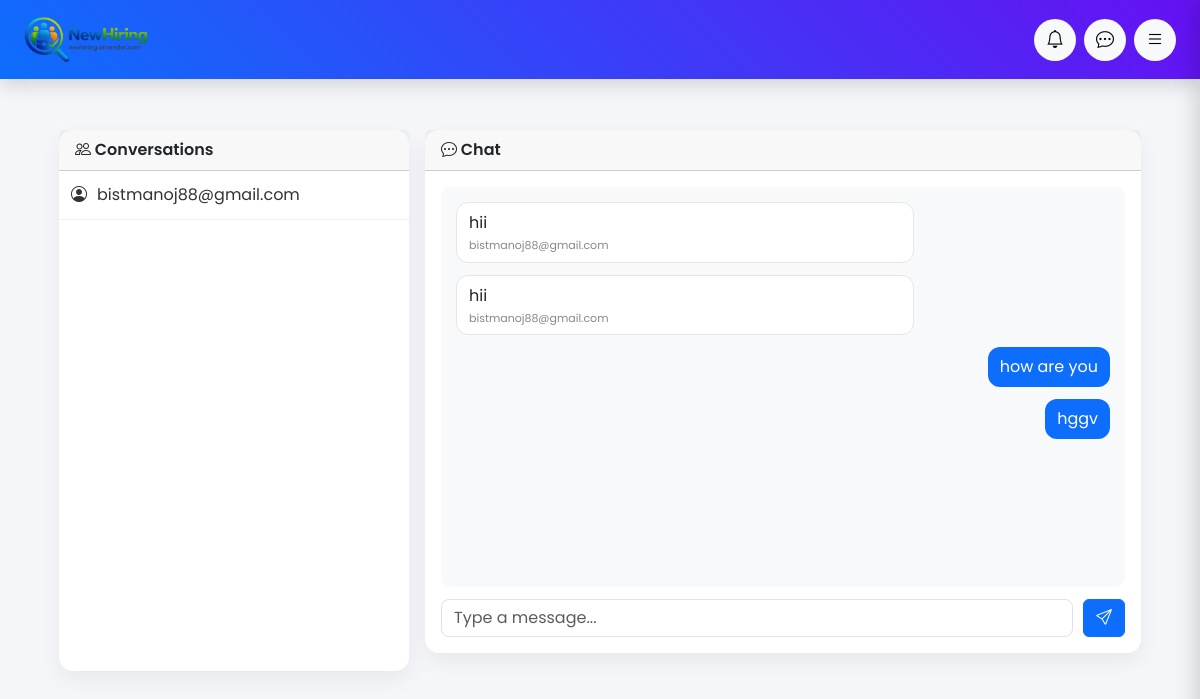
/chat/?user_id=3 (signed in), run on the app's committed database.
### app/models/user.py (models this page shows, shortened)
class User(db.Model):
    __tablename__ = "users"
    id = db.Column(db.Integer, primary_key=True)
    email = db.Column(db.String(120), unique=True, nullable=False)
    password = db.Column(db.String(255), nullable=False)
    role = db.Column(
        db.String(50),
        nullable=False,
        default="candidate"
    )
    is_verified = db.Column(
        db.Boolean,
        default=False
    )
    verification_requested = db.Column(
        db.Boolean,
        default=False
    )
    verification_type = db.Column(
        db.String(50)
    )

### app/models/chat.py (models this page shows)
class Chat(db.Model):
    __tablename__ = "chats"
    id = db.Column(db.Integer, primary_key=True)
    sender_id = db.Column(
        db.Integer,
        db.ForeignKey("users.id"),
        nullable=False
    )
    receiver_id = db.Column(
        db.Integer,
        db.ForeignKey("users.id"),
        nullable=False
    )
    message = db.Column(db.Text, nullable=False)
    is_seen = db.Column(db.Boolean, default=False)
    created_at = db.Column(db.DateTime, default=datetime.utcnow)
    sender = db.relationship(
        "User",
        foreign_keys=[sender_id],
        backref="sent_messages"
    )
    receiver = db.relationship(
        "User",
        foreign_keys=[receiver_id],
        backref="received_messages"
    )

### app/routes/chat_routes.py (the view, shortened to what this page needs)
@chat_bp.route("/", methods=["GET", "POST"])
def chat_home():
    if "user_id" not in session:
        return redirect(url_for("auth.login"))
    current_user_id = session["user_id"]
    current_role = session.get("role")
    selected_user_id = request.args.get("user_id")
    if selected_user_id:
        selected_user_id = int(selected_user_id)
        chats = Chat.query.filter(
            ((Chat.sender_id == current_user_id) &
             (Chat.receiver_id == selected_user_id)) |
            ((Chat.sender_id == selected_user_id) &
             (Chat.receiver_id == current_user_id))
        ).order_by(Chat.created_at.asc()).all()
    else:
        chats = []
    if current_role == "candidate":
        users = User.query.filter_by(role="recruiter").all()
    elif current_role == "recruiter":
        users = User.query.filter_by(role="candidate").all()
    elif current_role == "admin":
        users = User.query.filter(User.id != current_user_id).all()
    else:
        users = []
    return render_template(
        "chat/chat_room.html",
        chats=chats,
        users=users,
        selected_user_id=selected_user_id
    )

### app/templates/chat/chat_room.html (shortened to what this page needs)
{% extends "base.html" %}
{% block content %}
<div class="container-fluid mt-3">
<div class="row g-3">
<div class="col-lg-4 col-md-5 col-12">
<div class="card chat-users-card">
<div class="card-header fw-semibold">
<i class="bi bi-people"></i>
Conversations
</div>
<div class="user-list">
{% for user in users %}
<a href="?user_id={{ user.id }}"
class="user-item">
<i class="bi bi-person-circle"></i>
<span>
{{ user.email }}
</span>
</a>
{% endfor %}
</div>
</div>
</div>
<div class="col-lg-8 col-md-7 col-12">
<div class="card chat-card">
<div class="card-header fw-semibold">
<i class="bi bi-chat-dots"></i>
Chat
</div>
<div class="card-body d-flex flex-column">
<div id="chat-box" class="chat-box">
{% if chats %}
{% for chat in chats %}
{% if chat.sender_id == session.get("user_id") %}
<div class="chat-message my-message">
<span>
{{ chat.message }}
</span>
</div>
{% else %}
<div class="chat-message other-message">
<span>
{{ chat.message }}
</span>
<small class="chat-user">
{{ chat.sender.email }}
</small>
</div>
{% endif %}
{% endfor %}
{% else %}
<div class="empty-chat">
No messages yet
</div>
{% endif %}
</div>
{% if selected_user_id %}
<form method="POST" class="chat-input">
<input
type="text"
name="message"
class="form-control"
placeholder="Type a message..."
required
>
<button class="btn btn-primary">
<i class="bi bi-send"></i>
</button>
</form>
{% else %}
<div class="text-center text-muted mt-3">
Select a user to start chat
</div>
{% endif %}
</div>
</div>
</div>
</div>
</div>
{% endblock %}

### app/templates/base.html (style rules this page uses)
body { background:#f4f6f9; font-family:'Poppins',sans-serif; margin:0; padding:0; overflow-x:hidden; }

### app/templates/chat/chat_room.html (style rules this page uses)
.chat-users-card { border:none; border-radius:14px; box-shadow:0 8px 22px rgba(0,0,0,0.06); }
.user-list { height:500px; overflow-y:auto; }
.user-item { display:flex; align-items:center; gap:10px; padding:12px; border-bottom:1px solid #f0f0f0; text-decoration:none; color:#333; transition:0.2s; }
.chat-card { border:none; border-radius:14px; box-shadow:0 8px 22px rgba(0,0,0,0.06); }
.chat-box { height:400px; overflow-y:auto; background:#f8f9fa; padding:15px; border-radius:10px; display:flex; flex-direction:column; }
.chat-message { margin-bottom:12px; max-width:70%; }
.my-message { align-self:flex-end; background:#0d6efd; color:white; padding:8px 12px; border-radius:12px; }
.other-message { background:white; border:1px solid #e6e6e6; padding:8px 12px; border-radius:12px; }
.chat-user { display:block; font-size:11px; color:#888; margin-top:2px; }
.chat-input { display:flex; gap:10px; margin-top:12px; }
.chat-input input { border-radius:8px; }

### data on the page
User: email "bistmanoj88@gmail.com"
Chat: message "hii", sender.email "bistmanoj88@gmail.com"
Chat: message "hii", sender.email "bistmanoj88@gmail.com"
Chat: message "how are you"
Chat: message "hggv"
